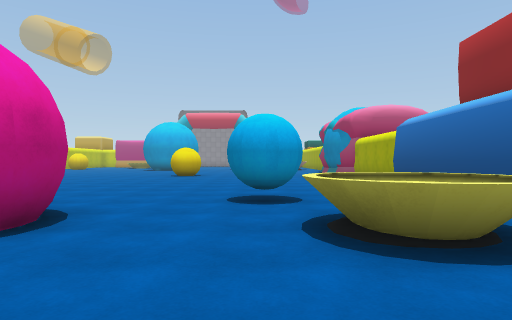
[1] (above)

22 first-person views from a walk through a scene from a Unity 3-D project. The camera is 1.3 m above the floor, looks level and sees 75° across. The floor is counted in squares, 2 m on a side. Each view is taken from the middle of a square. On the plan, view 1 faces up. The plan holds only what a view shows up to about 10 squares ahead; the rest is blank. The place goes on beyond the plan. Some surface patterns are stand-ins.

[2]
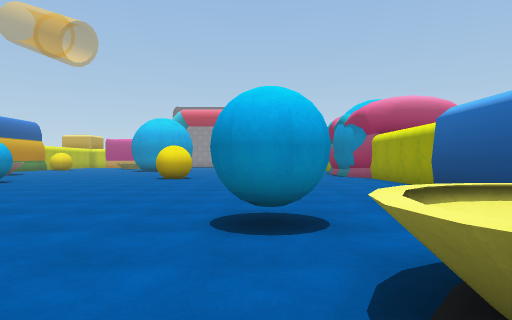

[3]
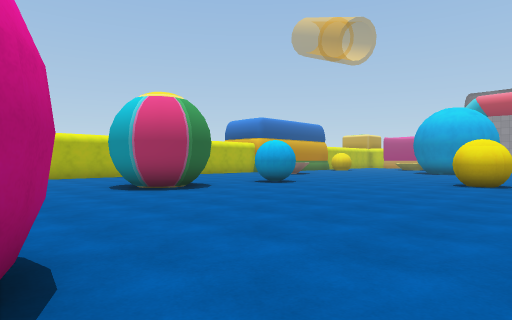

[4]
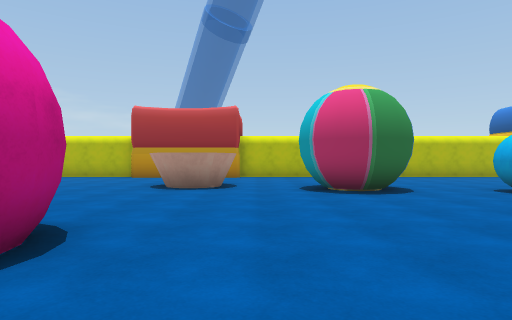

[5]
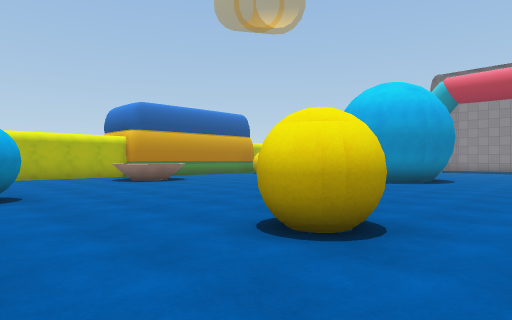

[6]
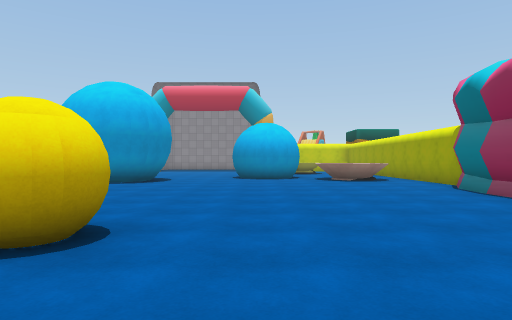

[7]
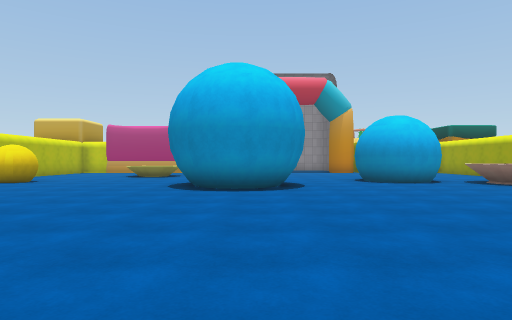

[8]
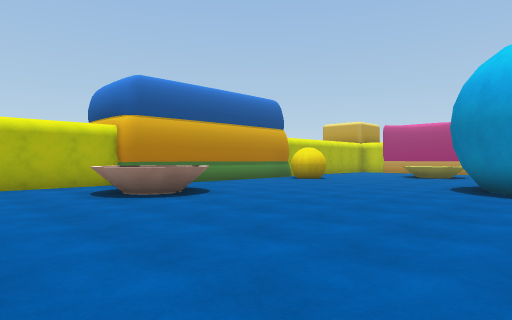

[9]
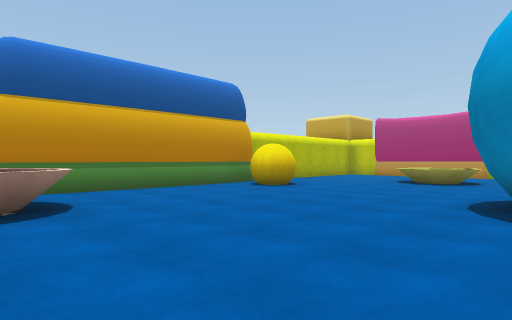

[10]
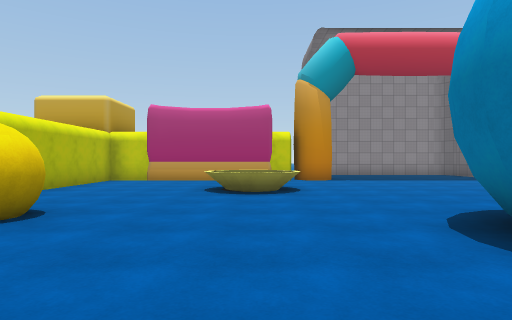

[11]
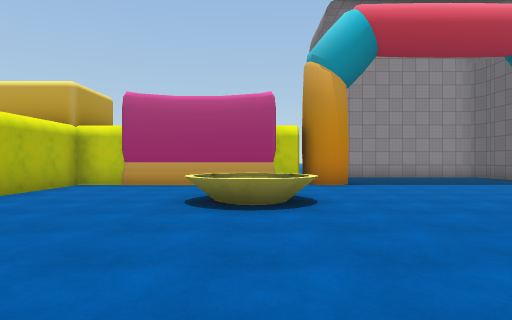

[12]
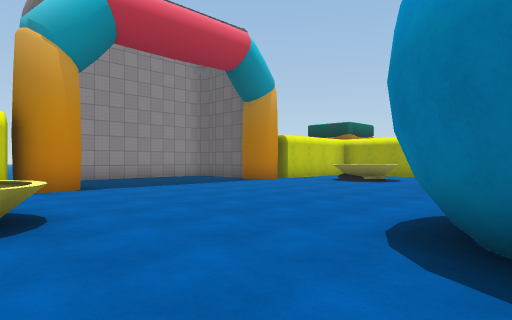

[13]
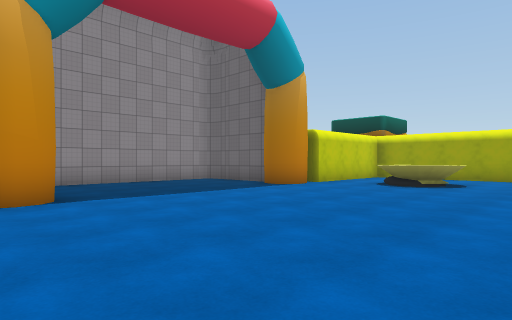

[14]
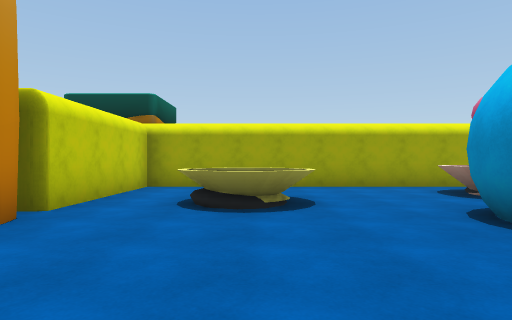

[15]
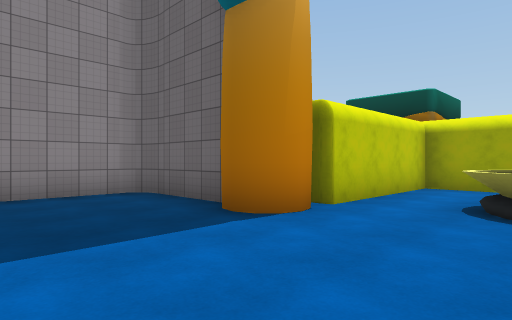

[16]
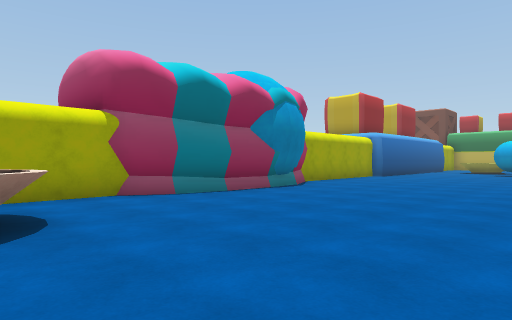

[17]
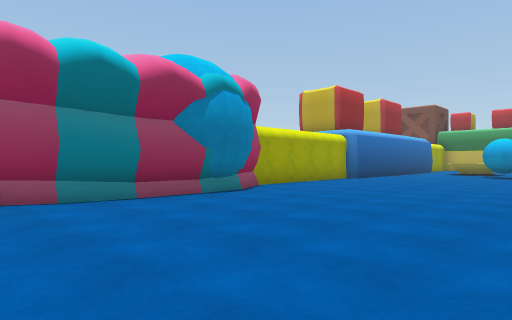

[18]
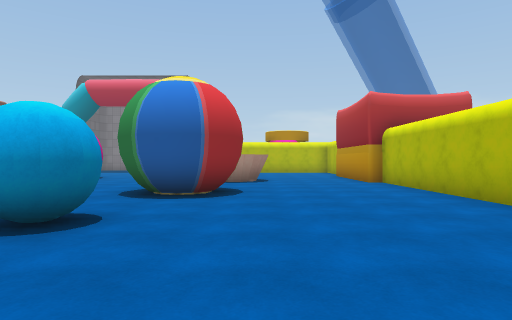

[19]
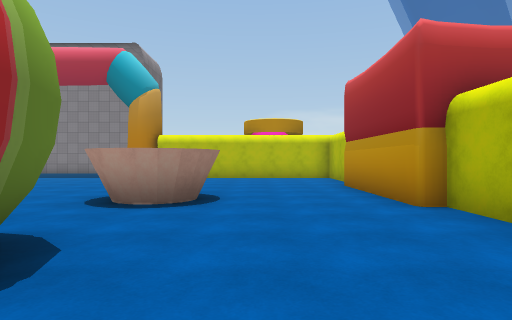

[20]
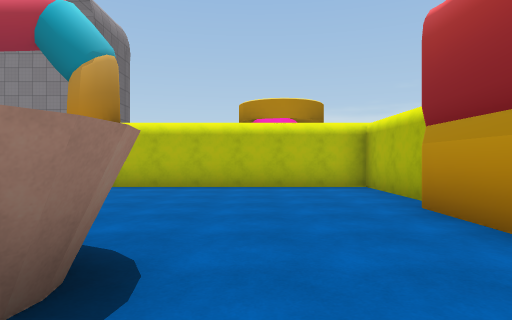

[21]
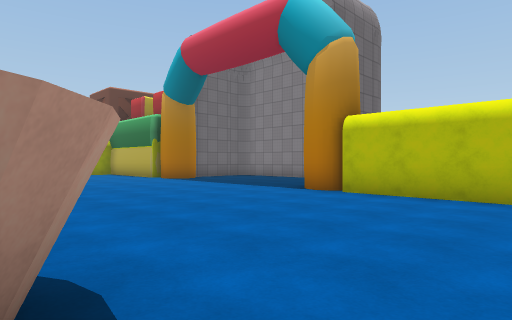

[22]
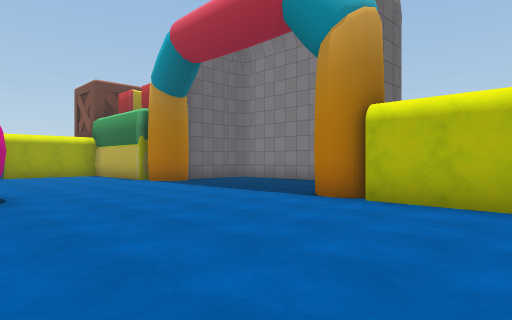

### Floor plan
Key: @ floor where view 1 was taken; # wall or solid block; . floor; ^ raised ledge; B ball; Y yellow ball.
Columns run from 14 left of view 1 to 4 right of it. Each row starts with its distance up from view 1.
 33         ......#
 32         ......#
 31         ......#
 30 ########.....######
 29 #.... ............#
 28 #.... .........^..#
 27 #...^^........^^^.#
 26 #...^^^........^..#
 25  .................#
 24   ...........##...#
 23 #.Y.....# ...##.^^#
 22 #.Y....####....^^ #
 21 #......####.....^.#
 20 #.......##........#
 19 #.................#
 18 #.................#
 17 #.^^..............#
 16 #.^^..............#
 15 #.................#
 14 #..........Y......#
 13  ..........Y......#
 12  .....BB..........#
 11  .....B...........#
 10 #.................#
  9 #....##.......... #
  8 #....##.......... #
  7 #....##.......... #
  6 #.............B.. #
  5 #...##........B.  #
  4 #...##....##...^^
  3 #.........##...^^
  2 #..............^.
  1 #................
  0 #.............@.
 -1 #..............
 -2 ########......
 -3        ##....

Where each view was taken, in squares from view 1:
view 1: 0 up, 0 right, facing up
view 2: 2 up, 0 right, facing up
view 3: 4 up, 1 left, facing up-left
view 4: 6 up, 1 left, facing left
view 5: 11 up, 1 left, facing up-left
view 6: 11 up, 1 left, facing up
view 7: 13 up, 5 left, facing up
view 8: 13 up, 5 left, facing up-left
view 9: 16 up, 6 left, facing up-left
view 10: 19 up, 9 left, facing up
view 11: 21 up, 9 left, facing up
view 12: 22 up, 9 left, facing up-right
view 13: 24 up, 8 left, facing up-right
view 14: 27 up, 4 left, facing right
view 15: 27 up, 4 left, facing up-right
view 16: 22 up, 2 left, facing down-right
view 17: 20 up, 2 left, facing down-right
view 18: 15 up, 10 left, facing down
view 19: 10 up, 11 left, facing down
view 20: 6 up, 11 left, facing down
view 21: 4 up, 11 left, facing down-right
view 22: 3 up, 10 left, facing down-right
